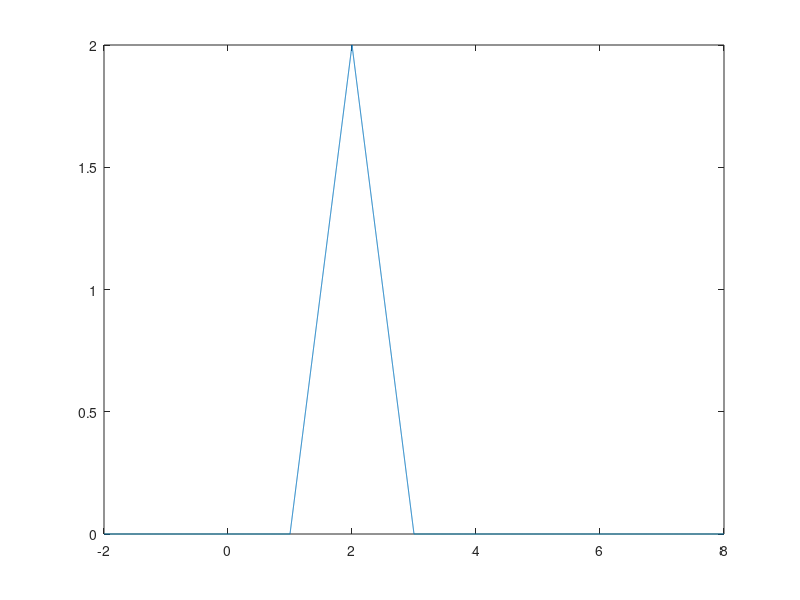

Reproduce this figure in MATLAB.
t = [-2:.001:8];

function h = tri1(t)
    % TRI1 señal del ejercicio 2 de la Practica 1
    h = (t+1).*(t >= -1 & t < 1) + (-t+3).*(t >= 1 & t < 3);
end

h = tri1(2*t-3);
plot(t,h)